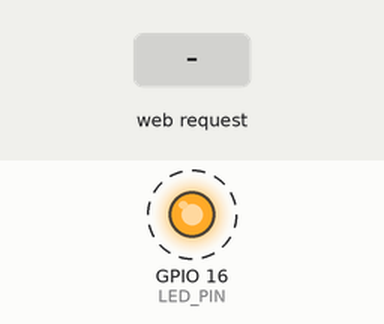
A program run on a simulated ESP8266 (NodeMCU). Parts: output pins drawn as LEDs (lit = HIGH). Dashed ring = blinking. The inputs (shaded band) are chosen by the test bench. WiFi joins after 1.5 s; servers stay silent unless stated; what the program prints to the serial monitor is not drawn.

Above: at 2.75 s.
2.8 s: HTTP request GET /?LED=2 received
At 3.01 s:
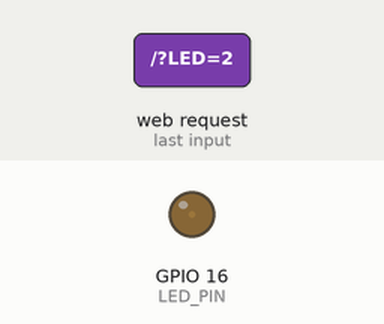
At 3.97 s:
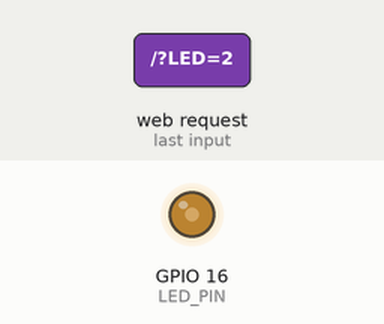
5.8 s: HTTP request GET /?LED=3 received
Timing chart, 0 to 8.8 s (numbered marks = the images above; inputs shaded):
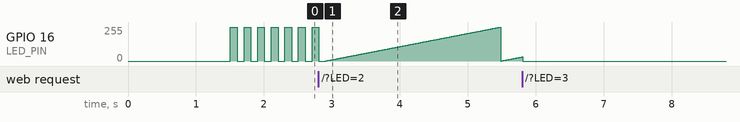

The program:

main.cpp
```cpp
#include <ESP8266WiFi.h>
#include <WiFiClient.h>
#include <ESP8266WebServer.h>
#include <ESP8266mDNS.h>
#include "index.h"

const char* ssid = "SSID";
const char* password = "PASSWORD";
const int LED_PIN = 16;
int currentOutput = 1;
int currentProgramType = 1;
MDNSResponder mdns;
ESP8266WebServer server(80);

void runBlinkProgram() {
    digitalWrite(LED_PIN, HIGH);
    delay(100);
    digitalWrite(LED_PIN, LOW);
    delay(100);
}

void runSmoothProgram() {
    analogWrite(LED_PIN, currentOutput);
    delay(10);

    if (++currentOutput >= 255) {
      currentOutput = 0;
    }
}

void handleRoot() {
  if (!server.hasArg("LED")) return server.send(200, "text/html", INDEX_HTML);
  String LEDvalue = server.arg("LED");

  if (LEDvalue == "1") {
    currentProgramType = 1;
    server.send(200, "text/html", INDEX_HTML);
  } else if (LEDvalue == "2") {
    currentProgramType = 2;
    server.send(200, "text/html", INDEX_HTML);
  } else if (LEDvalue == "3") {
    currentProgramType = 3;
    server.send(200, "text/html", INDEX_HTML);
  } else if (LEDvalue == "4") {
    currentProgramType = 4;
    server.send(200, "text/html", INDEX_HTML);
  }
}

void handleNotFound() {
  String message = "File Not Found\n\n";
  message += "URI: ";
  message += server.uri();
  message += "\nMethod: ";
  message += (server.method() == HTTP_GET)?"GET":"POST";
  message += "\nArguments: ";
  message += server.args();
  message += "\n";
  for (uint8_t i=0; i<server.args(); i++) {
    message += " " + server.argName(i) + ": " + server.arg(i) + "\n";
  }
  server.send(404, "text/plain", message);
}

void setup(void) {
  pinMode(LED_PIN, OUTPUT);

  Serial.begin(115200);
  WiFi.begin(ssid, password);
  Serial.println("");

  while (WiFi.status() != WL_CONNECTED) {
    delay(500);
    Serial.print(".");
  }
  Serial.println("");
  Serial.print("Connected to ");
  Serial.println(ssid);
  Serial.print("IP address: ");
  Serial.println(WiFi.localIP());

  if (mdns.begin("espControl", WiFi.localIP())) {
    Serial.println("MDNS responder started");
  }

  server.on("/", handleRoot);
  server.onNotFound(handleNotFound);

  server.begin();
  Serial.print("Connect to http://espControl.local or http://");
  Serial.println(WiFi.localIP());
}

void handleProgram() {
  if (currentProgramType == 1) {
    runBlinkProgram();
  } else if (currentProgramType == 2) {
    runSmoothProgram();
  } else if (currentProgramType == 3) {
    digitalWrite(LED_PIN, LOW);
  } else {
    digitalWrite(LED_PIN, HIGH);
  }
}

void loop(void) {
  server.handleClient();
  handleProgram();
}
```

index.h
```cpp
const char INDEX_HTML[] = R"=====(
<!DOCTYPE HTML>
<html>
<head>
    <meta name="viewport" content="width = device-width, initial-scale = 1.0, maximum-scale = 1.0, user-scalable=0">
    <title>Control LED light</title>
    <style>
        body {
            background-color: #ffffff;
            font-family: Arial, Helvetica, Sans-Serif;
            Color: #000000;
        }
        .content {
          width: 100%;
          display: flex;
          align-items: center;
          justify-content: center;
          flex-direction: column;
        }
        button {
          height: 35px;
          width: 220px;
          font-size: 14px;
        }
    </style>
</head>
<body>
<div class="content">
    <h1>Control LED light</h1>
    <button onclick="updateLed(4)">ON</button><br>
    <button onclick="updateLed(3)">OFF</button><br>
    <button onclick="updateLed(1)">Run BLINK program</button><br>
    <button onclick="updateLed(2)">Run SMOOTH program</button><br>
</div>

<script>
    function updateLed(mode) {
        var http = new XMLHttpRequest();
        var params = "LED=" + mode;
        http.open("POST", "/", true);
        http.setRequestHeader("Content-type", "application/x-www-form-urlencoded");
        http.send(params);
    }
</script>
</body>
</html>
)=====";
```
